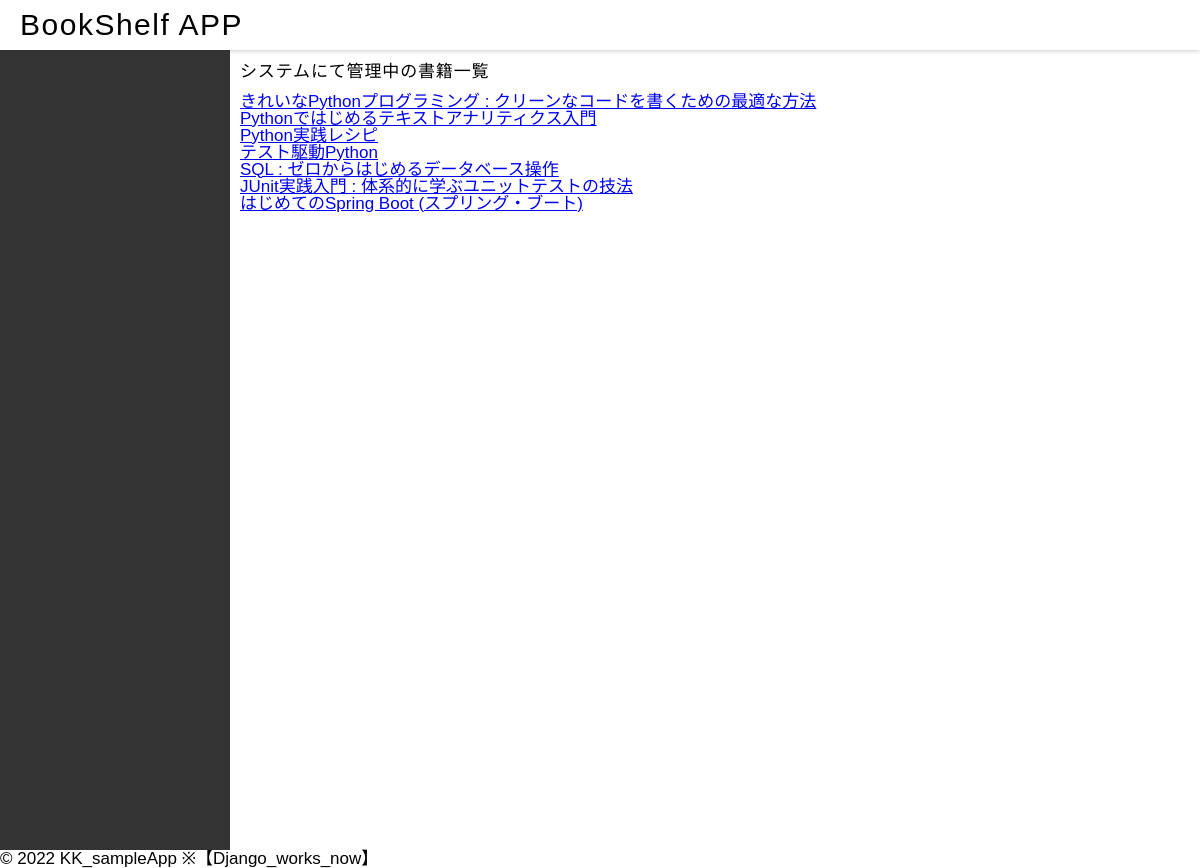
/sample/sample, run on an earlier commit of the app's database.
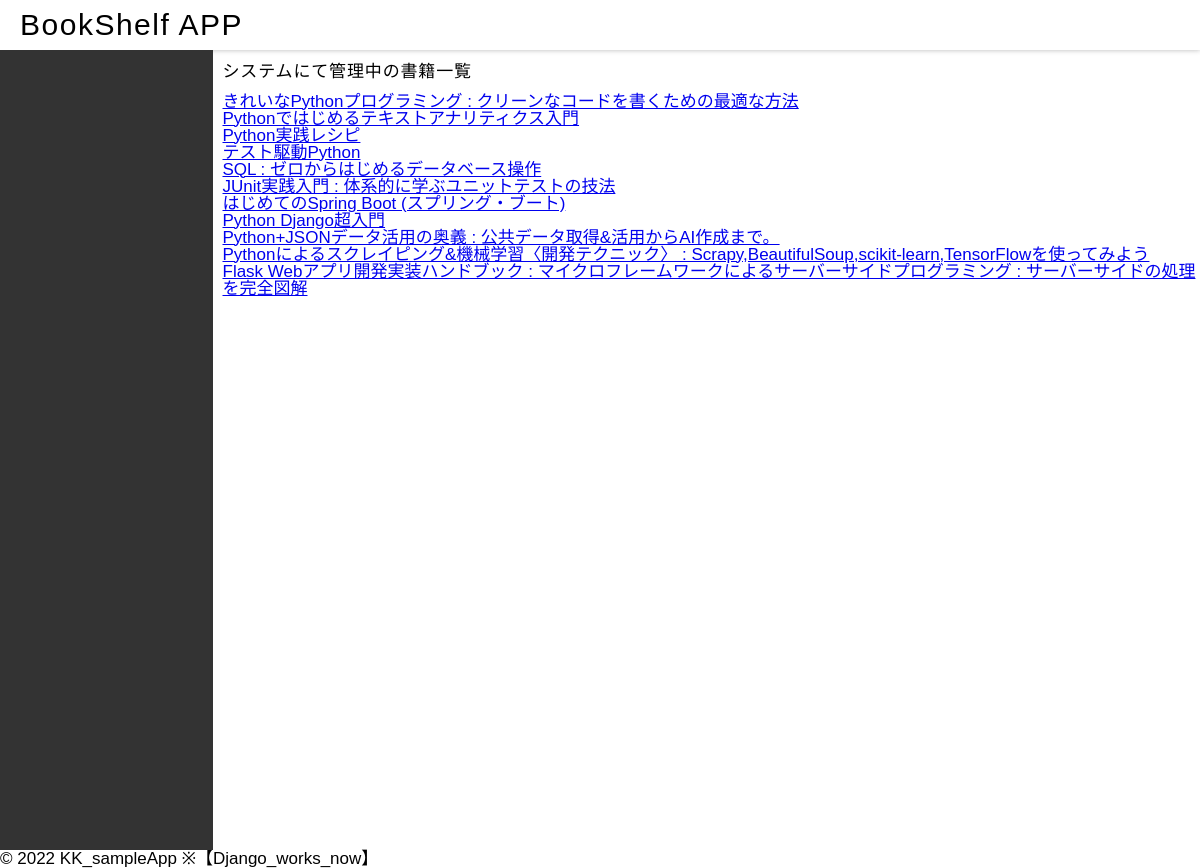
And on a later commit of the database.
### books/models.py (models this page shows, shortened)
class Book(models.Model):
    isbn = models.BigIntegerField()
    title = models.CharField(max_length=255)
    creator = models.CharField(max_length=255)
    publisher = models.CharField(max_length=255)
    subject = models.CharField(max_length=255)

### books/views.py (the view)
# urls.py: path('sample', views.index, name='index'),
def index(request):
    queryset = Book.objects.all()
    context = {'book_list': queryset}
    return render(request, 'books/index.html', context)

### books/templates/books/index.html (shortened to what this page needs)
{% extends 'books/base.html' %}
{% block content %}
<div id="outer">
<div id="contents">
    {% if book_list %}
    <p>システムにて管理中の書籍一覧</p>
    <ul>
    {% for book in book_list %}
        <li><a href="/books/sample/{{ book.id }}/">{{ book.title }}</a></li>
    {% endfor %}
    </ul>
    {% elif results %}
    <p>{{results|linebreaksbr}}</p>
    <br>
    <p>次の操作に進む場合、左のダッシュボードアイコンからお進みください.</p>
    {% else %}
    <p>左のダッシュボードアイコンからお進みください.</p>
    {% endif %}
</div>
{% endblock %}

### books/templates/books/base.html (shortened to what this page needs)
{% load static %}
<!DOCTYPE html>
<html>
<head>
  <link rel="stylesheet" type="text/css"  href="{% static 'books/css/common.css' %}" />
</head>
<body>
  <header>
      <div>
        <p>BookShelf APP</p>
      </div>
  </header>
  <div id="wrapper">
    <nav id="nav-left">
    </nav>
    <main id="main">
      {% block content %}{% endblock %}
    </main>
  </div>
  <div id="middle">
    <div id="footer">© 2022 KK_sampleApp  ※【Django_works_now】</div>
  </div>
</body>
</html>

### books/static/books/css/common.css (style rules this page uses)
html * { margin: 0px; padding: 0px; box-sizing: border-box; }
:root { font-family: "Arial","Hiragino Sans",YuGothic,"Yu Gothic","メイリオ",Meiryo; font-size: 17px; line-height: 1em; }
p { letter-spacing: 0.05em; margin-top: 0.5em; margin-bottom: 0.5em; font-size: 1em; line-height: 1.5em; }
header { height: 50px; box-shadow: 0px 0px 5px 0px hsla(0, 0%, 7%, 0.3); padding:0 20px 0; }
header p { margin:0; font-size:30px; line-height:50px; }
#wrapper { position:relative; height:100vh; padding-bottom:0px; display:flex; }
#nav-left { overflow: visible; height: 100%; width:230px; padding: 0; display: flex; background-color: #333; box-sizing: border-box; position: relative; }
#main { padding-left: 10px; }
header { display:flex; justify-content: space-between; height: 50px; box-shadow: 0px 0px 5px 0px hsla(0, 0%, 7%, 0.3); padding:0 20px 0; }

What changed in the data, as far as the page shows it:
added Book: title "Python Django超入門"
added Book: title "Python+JSONデータ活用の奥義 : 公共データ取得&活用からAI作成まで。"
added Book: title "Pythonによるスクレイピング&機械学習〈開発テクニック〉 : Scrapy,BeautifulSoup,scikit-learn,TensorFlowを使ってみよう"
added Book: title "Flask Webアプリ開発実装ハンドブック : マイクロフレームワークによるサーバーサイドプログラミング : サーバーサイドの処理を完全図解"
